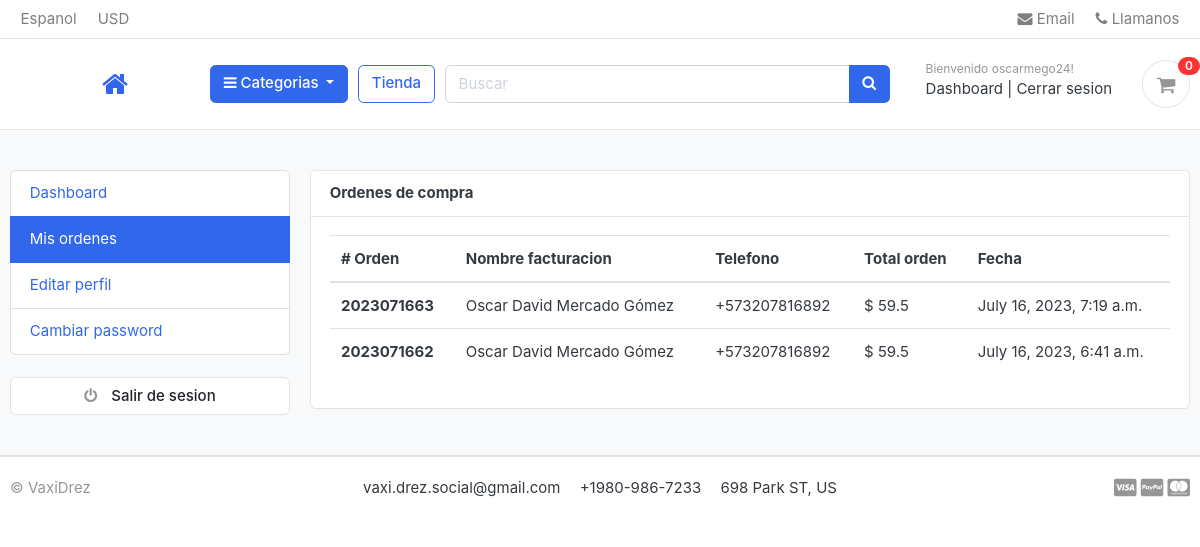
/accounts/my_orders/ (signed in), run on the app's committed database.
### accounts/models.py (models this page shows, shortened)
class Account(AbstractBaseUser):
    first_name = models.CharField(max_length=50)
    last_name = models.CharField(max_length=50)
    username = models.CharField(max_length=50, unique=True)
    email = models.CharField(max_length=50, unique=True)
    phone_number = models.CharField(max_length=50)
    date_joined = models.DateTimeField(auto_now_add=True)
    last_login = models.DateTimeField(auto_now_add=True)
    is_admin = models.BooleanField(default=False)
    is_staff = models.BooleanField(default=False)
    is_active = models.BooleanField(default=False)
    is_superadmin = models.BooleanField(default=False)
    USERNAME_FIELD = 'email'
    REQUIRED_FIELDS = ['username', 'first_name', 'last_name']
    objects = AccountManager()

### orders/models.py (models this page shows, shortened)
class Order(models.Model):
    STATUS = (
        ('New', 'Nuevo'),
        ('Accepted', 'Aceptado'),
        ('Completed', 'Completado'),
        ('Canceled', 'Cancelado'),
    )
    user = models.ForeignKey(Account, on_delete=models.SET_NULL, null=True)
    payment = models.ForeignKey(Payment, on_delete=models.CASCADE, null=True, blank=True)
    order_number = models.CharField(max_length=20)
    first_name = models.CharField(max_length=50)
    last_name = models.CharField(max_length=50)
    phone = models.CharField(max_length=50)
    email = models.CharField(max_length=50)
    addres_line_1 = models.CharField(max_length=100)
    addres_line_2 = models.CharField(max_length=100)
    state = models.CharField(max_length=50)
    city = models.CharField(max_length=50)
    country = models.CharField(max_length=50)
    order_note = models.CharField(max_length=100, blank=True)
    order_total = models.FloatField()
    iva = models.FloatField()
    status = models.CharField(max_length=50, choices=STATUS, default='New')
    ip = models.CharField(max_length=20, blank=True)
    is_ordered = models.BooleanField(default=False)
    created_at = models.DateTimeField(auto_now_add=True)
    updated_at = models.DateTimeField(auto_now=True)
    def full_name(self):
        return f'{self.first_name} {self.last_name}'

### accounts/views.py (the view)
# urls.py: path('my_orders/', views.my_orders, name='my_orders'),
def my_orders(request):
    orders = Order.objects.filter(user=request.user, is_ordered=True).order_by('-created_at')
    context = {
        'orders': orders,
    }
    return render(request, 'accounts/my_orders.html', context)

### carts/context_processors.py (called while the page is built)
def counter(request):
    cart_count = 0
    try:
        cart = Cart.objects.filter(cart_id=_cart_id(request))
        if request.user.is_authenticated:
            cart_items = CartItem.objects.all().filter(user=request.user)
        else:
            cart_items = CartItem.objects.all().filter(cart=cart[:1])
        for item in cart_items:
            cart_count += item.quantity
    except Cart.DoesNotExist:
        cart_count = 0
    return dict(cart_count=cart_count)

### carts/views.py (called while the page is built)
def _cart_id(request):
    cart = request.session.session_key
    if not cart:
        cart = request.session.create()
    return cart

### category/context_processors.py (called while the page is built)
def menu_links(request):
    links = Category.objects.all()
    return dict(links=links)

### category/models.py (called while the page is built)
    def get_url(self):
        return reverse('products_by_category', args=[self.slug])

### templates/accounts/my_orders.html (shortened to what this page needs)
{% extends 'base.html' %}
{% block content %}
<section class="section-conten padding-y bg">
    <div class="container">
        <div class="row">
        {% include 'includes/dashboard_sidebar.html' %}
        <main class="col-md-9">
            <article class="card">
            <header class="card-header">
                <strong class="d-inline-block mr-3">Ordenes de compra </strong>
            </header>
            <div class="card-body">
                <div class="row">
                    <div class="col-md-12">
                        <table class="table table-hover">
                            <thead>
                                <tr>
                                    <th scope="col"># Orden</th>
                                    <th scope="col">Nombre facturacion</th>
                                    <th scope="col">Telefono</th>
                                    <th scope="col">Total orden</th>
                                    <th scope="col">Fecha</th>
                                </tr>
                            </thead>
                            <tbody>
                                {% for order in orders %}
                                    <tr>
                                        <th scope="row">{{order.order_number}}</th>
                                        <td>{{order.full_name}}</td>
                                        <td>{{order.phone}}</td>
                                        <td>$ {{order.order_total}}</td>
                                        <td>{{order.created_at}}</td>
                                    </tr>
                                {% endfor %}
                            </tbody>
                        </table>
                    </div>
                </div>
            </div>
            </article>
        </main>
    </div>
    </div>
    </section>
{% endblock content %}

### templates/includes/navbar.html (shortened to what this page needs)
{% load static %}
<header class="section-header">
  <nav class="navbar p-md-0 navbar-expand-sm navbar-light border-bottom">
    <div class="container">
      <div class="collapse navbar-collapse" id="navbarTop4">
        <ul class="navbar-nav mr-auto">
          <li class="nav-item dropdown">
            <a href="#" class="nav-link"> Espanol </a>
          </li>
          <li class="nav-item dropdown">
            <a href="#" class="nav-link"> USD </a>
          </li>
        </ul>
        <ul class="navbar-nav">
          <li>
            <a href="#" class="nav-link">
              <i class="fa fa-envelope"></i> Email
            </a>
          </li>
          <li>
            <a href="#" class="nav-link">
              <i class="fa fa-phone"></i> Llamanos</a
            >
          </li>
        </ul>
      </div>
    </div>
  </nav>
  <section class="header-main border-bottom">
    <div class="container">
      <div class="row align-items-center">
        <div class="icon icon-md col-lg-2 col-md-3 col-6">
          <a href="{% url 'home' %}" class="brand-wrap pl-3 ml-3">
            <i class="fa fa-home"></i>
          </a>
        </div>
        <div class="col-lg col-sm col-md col-6 flex-grow-0">
          <div class="category-wrap dropdown d-inline-block float-right">
            <button
              type="button"
              class="btn btn-primary dropdown-toggle"
              data-toggle="dropdown"
            >
              <i class="fa fa-bars"></i> Categorias
            </button>
          </div>
        </div>
        <a href="{% url 'store' %}" class="btn btn-outline-primary">Tienda</a>
        <div class="col-lg col-md-6 col-sm-12 col">
          <form action="{% url 'search' %}" class="search">
            <div class="input-group w-100">
              <input
                type="text"
                class="form-control"
                style="width: 60%"
                placeholder="Buscar"
                name='keyword'
              />
              <div class="input-group-append">
                <button class="btn btn-primary" type="submit">
                  <i class="fa fa-search"></i>
                </button>
              </div>
            </div>
          </form>
        </div>
        <div class="col-lg-3 col-sm-6 col-8 order-2 order-lg-3">
          <div class="d-flex justify-content-end mb-3 mb-lg-0">
            {% if user.id is None %}
            <div class="widget-header">
              <small class="title text-muted">Bienvenido visitante!</small>
              <div>
                <a href="{% url 'login' %}">Login</a>
                <span class="dark-transp"> | </span>
                <a href="{% url 'register' %}"> Registrar</a>
              </div>
            </div>
            {% else %}
            <div class="widget-header">
              <small class="title text-muted">Bienvenido {{user.username}}!</small>
              <div>
                <a href="{% url 'dashboard' %}">Dashboard</a>
                <span class="dark-transp"> | </span>
                <a href="{% url 'logout' %}">Cerrar sesion</a>
              </div>
            </div>
            {% endif %}
            <a href="{% url 'cart' %}" class="widget-header pl-3 ml-3">
              <div class="icon icon-sm rounded-circle border">
                <i class="fa fa-shopping-cart"></i>
              </div>
              <span class="badge badge-pill badge-danger notify">{{ cart_count }}</span>
            </a>
          </div>
        </div>
      </div>
    </div>
  </section>
</header>

### static/css/ui.css (style rules this page uses)
html { font-family: "Inter", sans-serif; font-size: 15px; }
.icon-xs, .icon-sm, .icon-md, .icon-lg { display: inline-block; text-align: center; flex-shrink: 0; flex-grow: 0; }
.icon-sm { width: 48px; height: 48px; line-height: 48px !important; font-size: 20px; }
.icon-md { width: 60px; height: 60px; line-height: 60px !important; font-size: 28px; }
.padding-y { padding-top: 40px; padding-bottom: 40px; }
article:after, .form-group:after { display: block; clear: both; content: ""; }
.bg { background-color: #f8f9fa; }
.header-main { position: relative; padding-top: 1rem; padding-bottom: 1rem; }
.widget-header { display: inline-block; vertical-align: middle; position: relative; }
.widget-header a { color: #343a40; }
.widget-header i { color: #969696; }
.widget-header .title { display: block; }
.widget-header .notify { position: absolute; top: -3px; right: -10px; }
.notify { position: absolute; top: -4px; right: -10px; display: inline-block; padding: 0.25em 0.6em; font-size: 12px; line-height: 1; text-align: center; border-radius: 3rem; color: #fff; background-color: #fa3434; }

### data on the page
Account: username "oscarmego24"
Order: order_number "2023071663", full_name "Oscar David Mercado Gómez", phone "+573207816892", order_total "59.5", created_at "July 16, 2023, 7:19 a.m."
Order: order_number "2023071662", full_name "Oscar David Mercado Gómez", phone "+573207816892", order_total "59.5", created_at "July 16, 2023, 6:41 a.m."

### other printed values
{{ cart_count }} "0"
